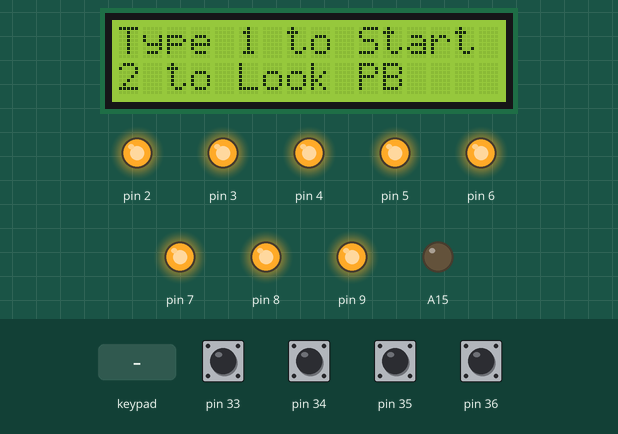
Simulated run of this sketch. Board: Arduino Mega 2560, built with avr-gcc and run on an emulated ATmega2560. On the bench: 16×2 character LCD, output pins drawn as LEDs (lit = HIGH). The test bench sets the inputs (shaded band); at power-on: pin 33–36 HIGH. Random numbers use the default seed unless the sketch sets one.

Above: at 1.2 s.
1.3 s: key '1' pressed
At 3.9 s:
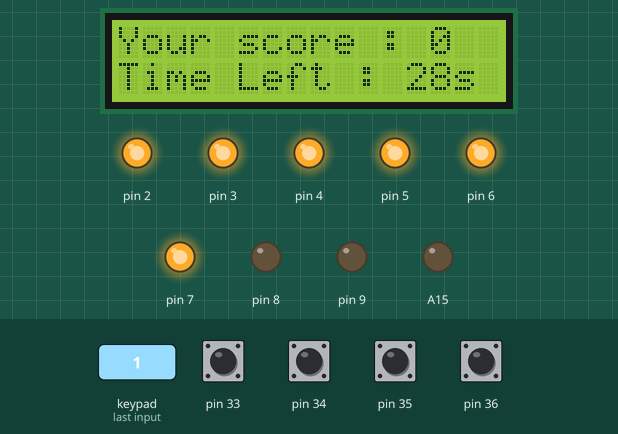
4.3 s: pin 33 pulled LOW for 0.15 s
At 7.2 s:
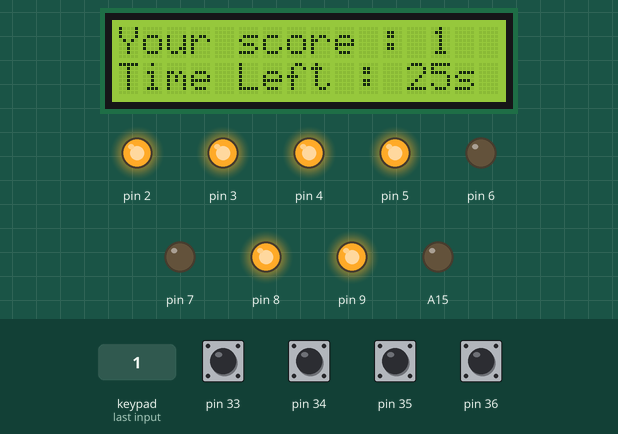
7.4 s: pin 34 pulled LOW for 0.15 s
At 8.0 s:
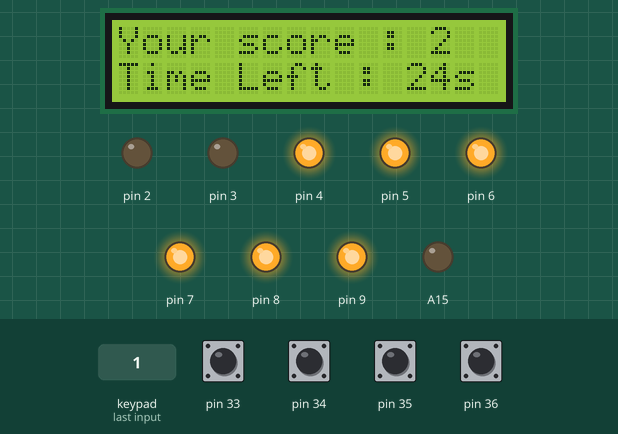
10.0 s: pin 35 pulled LOW for 0.15 s
At 11.3 s:
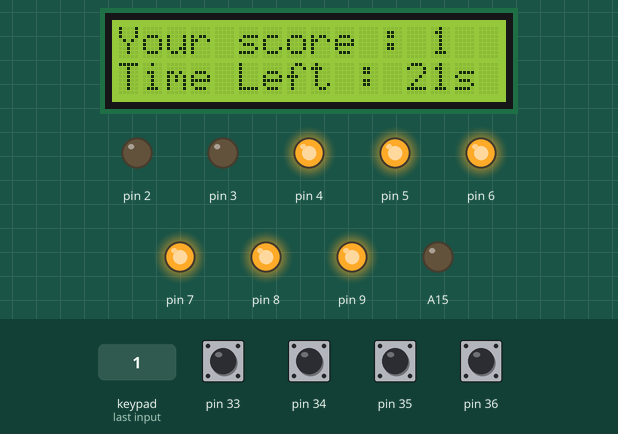
11.6 s: pin 36 pulled LOW for 0.15 s
At 13.0 s:
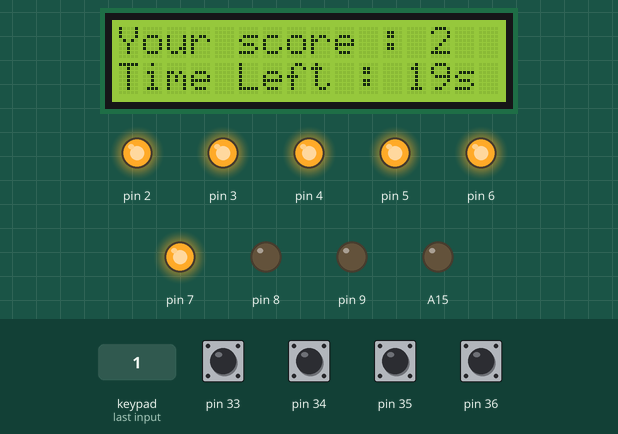
14.7 s: pin 33 pulled LOW for 1 s
At 32.6 s:
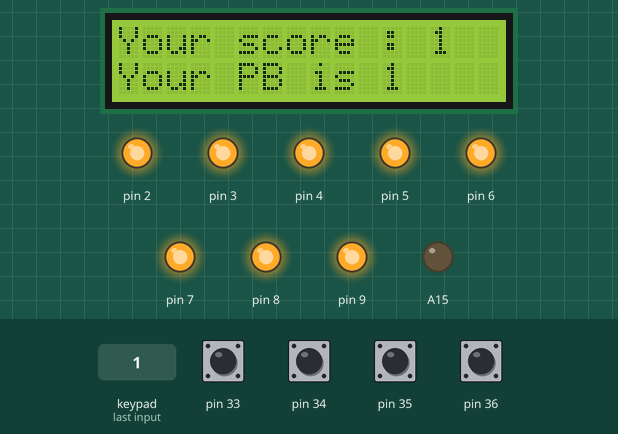
Timing chart, 0 to 33.0 s (numbered marks = the images above; inputs shaded):
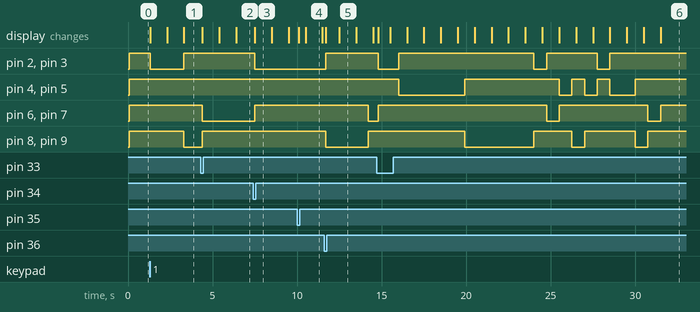

The sketch:

FinalProject.ino
```cpp
#include <LiquidCrystal.h>
#include <Keypad.h>
  int BASE = 2;  //第一顆 LED 接的 I/O 腳
  int NUM = 8;   //LED 的總數
  int index = 0; //跑馬燈的計數指標，由0開始　
  int TimeLeft = 60;
  #define Ls138_A 30
  #define Ls138_B 31
  #define Ls138_C 32
  //led的接角
  #define R0 2
  #define R1 3
  #define R2 4
  #define R3 5
  #define R4 6
  #define R5 7
  #define R6 8
  #define R7 9
  //keypad
  #define row_size 8
  #define col_size 8
  #define delay_time 300
  const byte ROWS =4;
  const byte COLS = 4;
  int Score = 0;
  bool check = false;
  bool game = false;
  int personBest = 0;
  char hexaKeys[ROWS][COLS]={
      {'F', 'E','D','C'},
      {'B','3','6','9'},
      {'A','2','5','8'},
      {'0','1','4','7'}
  };
  byte rowPins[ROWS]={25,24,23,22};
  byte colPins[COLS]={29,28,27,26};

  LiquidCrystal lcd(49,48,47,43,42,41);
  Keypad customKeypad = Keypad(makeKeymap(hexaKeys),rowPins, colPins, ROWS, COLS);
  unsigned long runTime;
  unsigned long nowTime;
  unsigned long Time1;
  unsigned long Time2;
  int BASE1 = 33;
  //偵測按鈕點是否被點擊
  int DIPSW1state;
  int DIPSW2state;
  int DIPSW3state;
  int DIPSW4state;
  //紀錄先前的按鈕是否被點擊
  int EXDIPSW1state;
  int EXDIPSW2state;
  int EXDIPSW3state;
  int EXDIPSW4state;
  //速度設定
  int Change[3]= {2000, 1300, 750};
  int Speed = 0;

// the setup routine runs once when you press reset:
void setup() {
  //初始化所有的接口
  for (int i = BASE1; i< BASE1 + 4; i++){
    pinMode(i, INPUT_PULLUP);
  }
  lcd.begin(16,2);
  for (int i = BASE; i < BASE + NUM; i ++) {
    pinMode(i, OUTPUT);
    digitalWrite(i, HIGH);
  }
    pinMode(A15, HIGH);

  for (int i = BASE; i < BASE + NUM; i ++) {
    digitalWrite(i, HIGH);
  }
  randomSeed(analogRead(A0));
}

void loop() {
   boolean start = false;
   //遊戲開始前
   while (start == false){
    if (check== false){
      lcd.clear();
      lcd.setCursor(0,0);
      lcd.print("Type 1 to Start");
      lcd.setCursor(0,1);
      lcd.print("2 to Look PB");
      check = true;
    }
    //抓輸入的鍵位
    char customKey = customKeypad.getKey();
    if (customKey == '1'){
      //做遊戲開始前的初始化
      Score = 0;
      start = true;
      game = true;
      check = false;
      EXDIPSW1state = HIGH;
      EXDIPSW2state = HIGH;
      EXDIPSW3state = HIGH;
      EXDIPSW4state = HIGH;
    }else if (customKey == '2'){
      //顯示個人最佳紀錄
      lcd.clear();
      lcd.setCursor(0,0);
      lcd.print("Your PB is ");
      lcd.print (personBest);
      delay(5000);
      check = false;
    }
  }
  //遊戲過程
  while (start == true){
    //這邊是對遊戲初始化的部分
    if(game){
      Speed = 0;
      runTime = millis();
      nowTime = millis();
      //Time1 Time2 是判斷按鈕點擊的誤差值
      Time1 = millis();
      Time2 = millis();
      TimeLeft = 30;
      lcd.clear();
      lcd.setCursor(0,0);
      lcd.print("Your score : ");
      lcd.setCursor(13,0);
      lcd.print(Score);
      lcd.setCursor(0,1);
      lcd.print("Time Left : ");
      lcd.setCursor(12,1);
      lcd.print(TimeLeft);
      lcd.print("s");
      game = false;
      //生成隨機數字代表地鼠出現的位置
      int p = random(4);
      for (int i = BASE; i < BASE + NUM; i ++){
        digitalWrite(p, HIGH);
      }
      digitalWrite(2+p*2, LOW);
      digitalWrite(3+p*2, LOW);
    }

    //抓按鍵是否被點取
    DIPSW1state = digitalRead(33);
    DIPSW2state = digitalRead(34);
    DIPSW3state = digitalRead(35);
    DIPSW4state = digitalRead(36);
    //如果是先前狀態沒點擊&抓到目前點擊
    if(DIPSW1state== LOW && EXDIPSW1state == HIGH){
      //按到正確的則加分 錯誤的則扣分
      if( digitalRead(9)== LOW){
        Score++;
      }else{
        Score--;
      }
      Time2 = Time1;
      delay(100);
      //先前狀態改成按下去
      EXDIPSW1state = LOW;
      //重新生成一個新的地鼠
      int p = random(4);
      for (int i = BASE; i < BASE + NUM; i ++){
        digitalWrite(i, HIGH);
      }
      digitalWrite(2+p*2, LOW);
      digitalWrite(3+p*2, LOW);
      //更新分數
      lcd.setCursor(13,0);
      lcd.print(Score);
      lcd.setCursor(13,0);
      lcd.print("    ");
      lcd.setCursor(13,0);
      lcd.print(Score);
    }
    //底下的2, 3, 4 都是類似的動作所以不多做贅述
    if(DIPSW2state== LOW && EXDIPSW2state == HIGH){
      if( digitalRead(7)== LOW){
        Score++;
      }else{
        Score--;
      }
      Time2 = Time1;
      delay(100);
      EXDIPSW2state = LOW;
      int p = random(4);
      for (int i = BASE; i < BASE + NUM; i ++){
        digitalWrite(i, HIGH);
      }
      digitalWrite(2+p*2, LOW);
      digitalWrite(3+p*2, LOW);
      lcd.setCursor(13,0);
      lcd.print("    ");
      lcd.setCursor(13,0);
      lcd.print(Score);
    }
    if(DIPSW3state== LOW && EXDIPSW3state == HIGH){
      if( digitalRead(5)== LOW){
        Score++;
      }else{
        Score--;
      }
      Time2 = Time1;
      delay(100);
      EXDIPSW3state = LOW;
      int p = random(4);
      for (int i = BASE; i < BASE + NUM; i++){
        digitalWrite(i, HIGH);
      }
      digitalWrite(2+p*2, LOW);
      digitalWrite(3+p*2, LOW);
      lcd.setCursor(13,0);
      lcd.print("    ");
      lcd.setCursor(13,0);
      lcd.print(Score);
    }
    if(DIPSW4state== LOW && EXDIPSW4state == HIGH){
      if( digitalRead(3)== LOW){
        Score++;
      }else{
        Score--;
      }
      Time2 = Time1;
      delay(100);
      EXDIPSW4state = LOW;
      int p = random(4);
      for (int i = BASE; i < BASE + NUM; i ++){
        digitalWrite(i, HIGH);
      }
      digitalWrite(2+p*2, LOW);
      digitalWrite(3+p*2, LOW);
      lcd.setCursor(13,0);
      lcd.print("    ");
      lcd.setCursor(13,0);
      lcd.print(Score);
    }
    //如果按鈕被放開則將先前狀態改成放開
    if(DIPSW1state == HIGH){
      EXDIPSW1state = HIGH;
    }
    if(DIPSW2state == HIGH){
      EXDIPSW2state = HIGH;
    }
    if(DIPSW3state == HIGH){
      EXDIPSW3state = HIGH;
    }
    if(DIPSW4state == HIGH){
      EXDIPSW4state = HIGH;
    }
    nowTime = millis();
    Time1 = millis();
    //changeRatSpace
    //更新地鼠的位置 由Change[Speed]的值決定
    if(Time1 - Time2 >= Change[Speed]){
      Time2 = Time1;
      int p = random(4);
      for (int i = BASE; i < BASE + NUM; i ++){
        digitalWrite(i, HIGH);
      }
      digitalWrite(2+p*2, LOW);
      digitalWrite(3+p*2, LOW);
    }
    //timeLeft
    //這邊是每過一秒 遊戲剩餘時間就減少1
    if (nowTime - runTime>= 1000){
      runTime = nowTime;
      TimeLeft--;
      if (TimeLeft < 10){
        lcd.setCursor(12,1);
        lcd.print(TimeLeft);
        lcd.print("s");
        lcd.print(" ");

      }else{
        lcd.setCursor(12,1);
        lcd.print(TimeLeft);
        lcd.print("s");
      }
      //在19秒9秒的時候增加1層的移動速度
      if(TimeLeft == 19){
        Speed++;
      }
      if(TimeLeft == 9){
        Speed++;
      }
      //如果遊戲時間結束
      //則進入結算畫面並且回到初始畫面
      if (TimeLeft == 0){
        start = false;
        for (int p = BASE; p < BASE + NUM; p ++){
          digitalWrite(p, HIGH);
        }
        //如果分數打破最佳紀錄 則更新最佳紀錄
        if (Score > personBest){
          personBest = Score;
        }
        //顯示結算畫面並在5秒後回到初始畫面
        lcd.clear();
        lcd.setCursor(0,0);
        lcd.clear();
        lcd.print("Your score : ");
        lcd.setCursor(13,0);
        lcd.print(Score);
        lcd.setCursor(0,1);
        lcd.print("Your PB is ");
        lcd.print(personBest);
        delay(5000);
      }
    }
  }
}
```

Measured:
- after the input at 1.3 s, pin 2, pin 3: HIGH → LOW at once, → HIGH 2.0 s later; pin 8, pin 9: HIGH → LOW after 2.0 s; the display: first changes at once (image 1 shows a later state)
- what the display in image 4 shows lasts 1.0 s, from 10.5 s to 11.5 s
